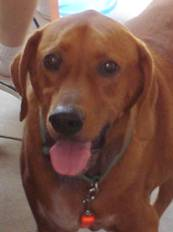
#> input picture dog.jpg, 173 x 232 px, found by its file name
$ python color_pic.py
#> lines starting #> are read from the running program, lines starting #| are printed output that depends on the picture
import numpy as np
from PIL import Image
import pandas as pd
from IPython.display import display
from scipy.signal import convolve2d
import matplotlib.pyplot as plt

# 1. Open image in RGB (Color)
img = Image.open('dog.jpg').convert('RGB')
#> img is the input picture: PIL image 173x232 RGB; mean R, G, B 120.6, 85, 73.4
width, height = img.size
#> width = 173; height = 232
matrix_rgb = np.array(img, dtype=np.int32)

# 2. Define your Kernel (Increased gain to +/- 10 as per your reference)
kernel = np.array([[ 0, -1, 0],
                   [ -1, 0, -1],
                   [ 0, -1, 0]])

# 3. Process and Print for each Channel
channels = ['RED', 'GREEN', 'BLUE']

for i, name in enumerate(channels):
    # Extract the specific color channel (2D matrix)
    channel_matrix = matrix_rgb[:, :, i]

    # Perform Convolution on this channel
    edge_matrix = convolve2d(channel_matrix, kernel, mode='same', boundary='fill')
    edge_matrix_view = np.absolute(edge_matrix).clip(0, 255).astype(np.uint8)

    print(f"\n{'='*30}")
    print(f" CHANNEL: {name}")
    print(f"{'='*30}")

    # Display the raw color values for this channel
    print(f"Raw {name} Values (Slice):")
    display(pd.DataFrame(channel_matrix).iloc[height//4:height//4+10, width//4:width//4+10])

    # Display the edge detection values for this channel
    print(f"Convoluted {name} Edges (Slice):")
    display(pd.DataFrame(edge_matrix_view).iloc[height//4:height//4+10, width//4:width//4+10])
#> this loop made 3 passes
#> pass 1, `channel_matrix = matrix_rgb[:, :, i]`:
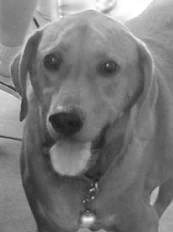
#> channel_matrix: shape (232, 173) int32; min 25, max 255, mean 120.6
#> pass 1, `edge_matrix = convolve2d(channel_matrix, kernel, mode='same', boundary..`:
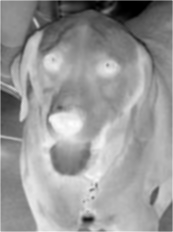
#> edge_matrix: shape (232, 173) int64; min -1020, max -115, mean -479.5; drawn with min black and max white
#> pass 1, `edge_matrix_view = np.absolute(edge_matrix).clip(0, 255).astype(np.uin..`:
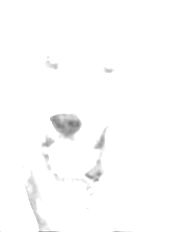
#> edge_matrix_view: shape (232, 173); min 115, max 255, mean 252.6
#> pass 2, `channel_matrix = matrix_rgb[:, :, i]`:
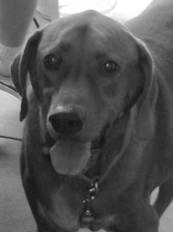
#> channel_matrix: shape (232, 173) int32; min 14, max 255, mean 85
#> after the loop:
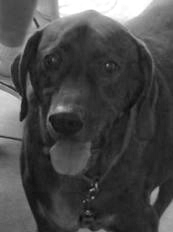
#> channel_matrix: shape (232, 173) int32; min 11, max 255, mean 73.4
#> after the loop:
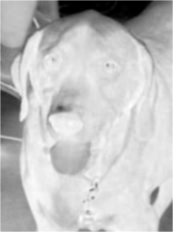
#> edge_matrix: shape (232, 173) int64; min -1020, max -60, mean -291.5; drawn with min black and max white
#> after the loop:
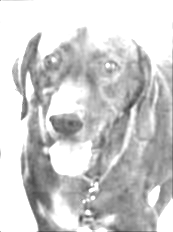
#> edge_matrix_view: shape (232, 173); min 60, max 255, mean 204.8

# 4. Final Visualization
#> (the run stopped early here; a loop or call above may not have finished)

$ run again, with input.jpg copied over dog.jpg
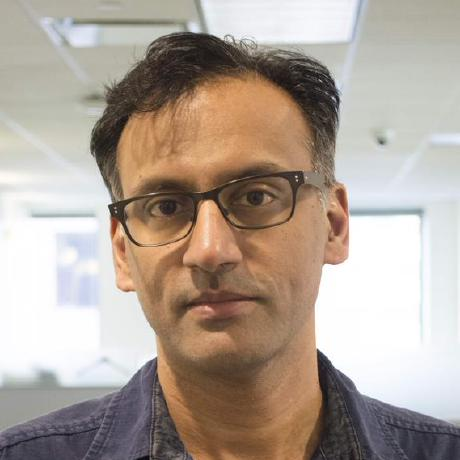
#> input picture input.jpg, 460 x 460 px, found by its file name
#> img is the input picture: PIL image 460x460 RGB; mean R, G, B 176.3, 162.9, 152
#> after the loop `for i, name in enumerate(channels):`:
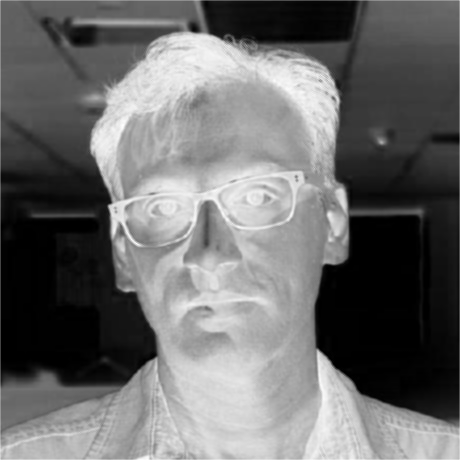
#> edge_matrix: shape (460, 460) int64; min -1020, max -48, mean -606.4; drawn with min black and max white
#> after the loop `for i, name in enumerate(channels):`:
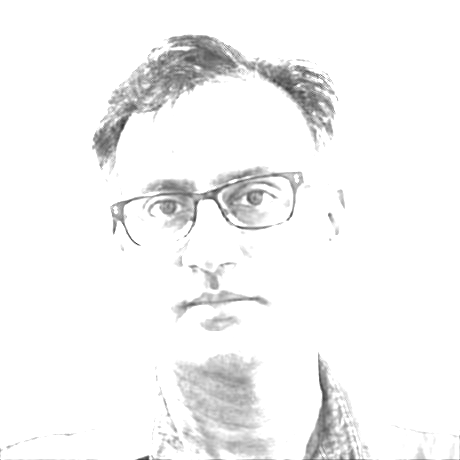
#> edge_matrix_view: shape (460, 460); min 48, max 255, mean 244.9
